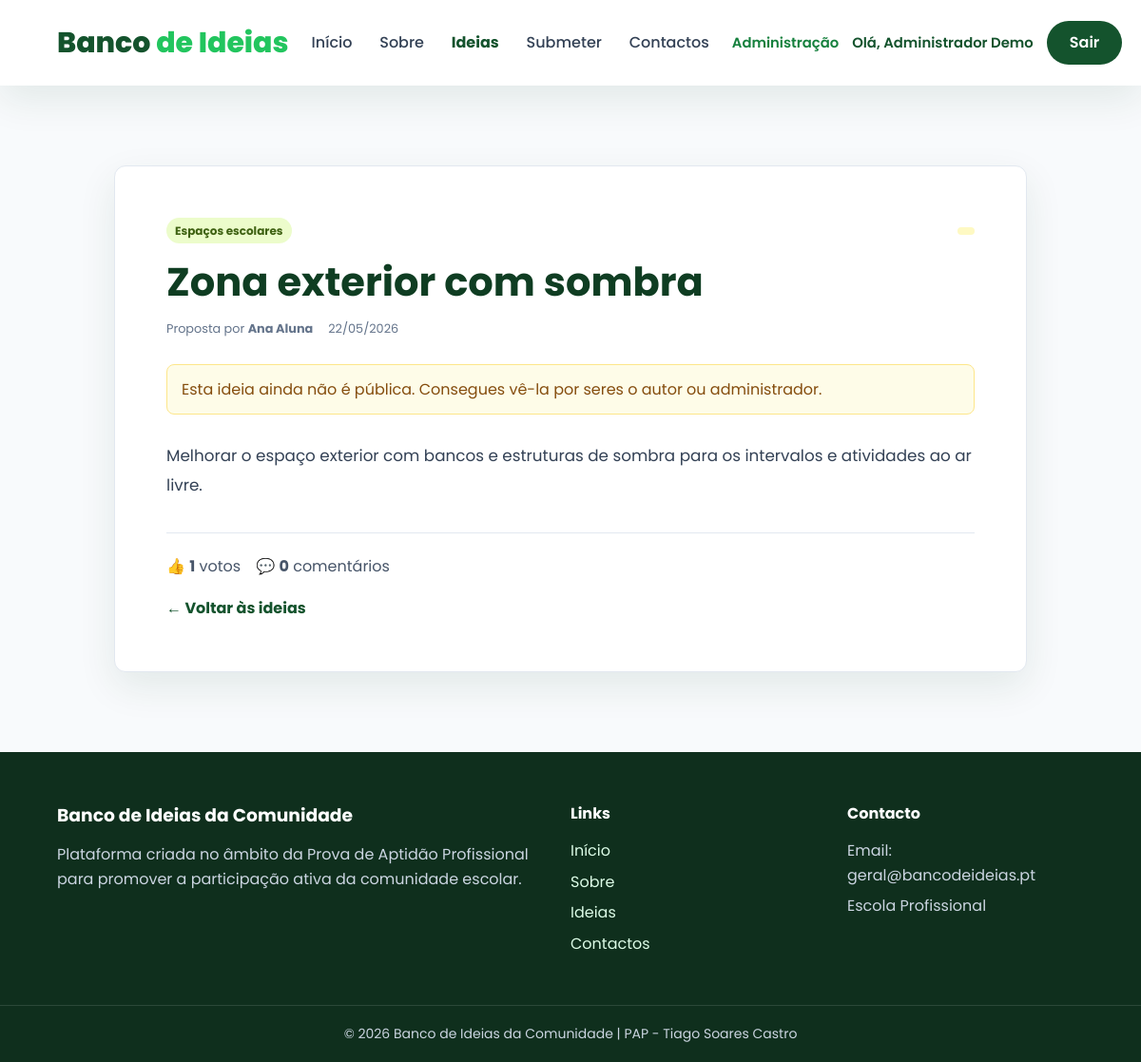
The app's page /ideia.php?id=3 (signed in), older data.
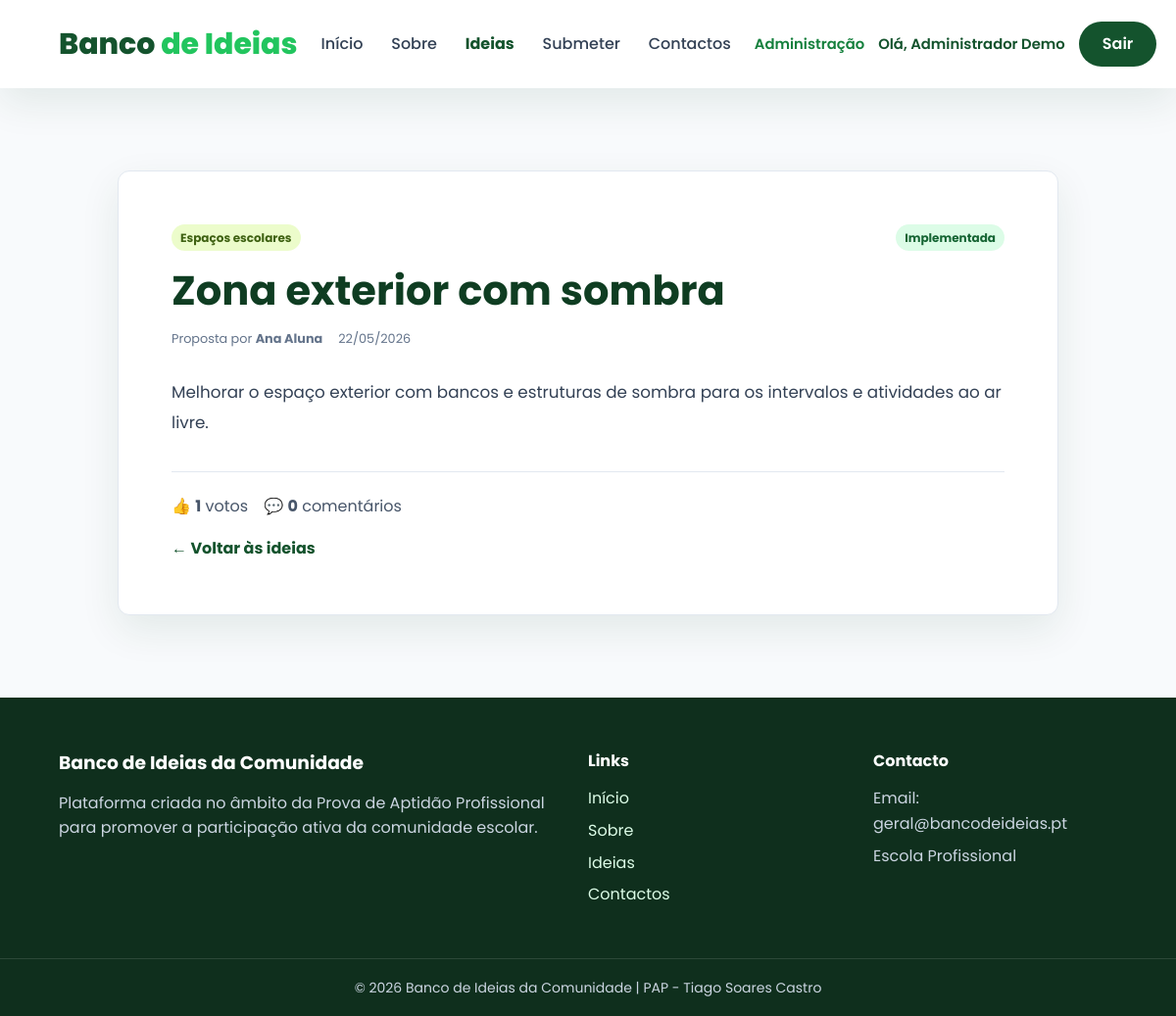
The same page, newer data.
### tables this page shows
CREATE TABLE IF NOT EXISTS ideia (
    id_ideia INT UNSIGNED AUTO_INCREMENT,
    titulo VARCHAR(150) NOT NULL,
    descricao TEXT NOT NULL,
    estado ENUM('Pendente', 'Aprovada', 'Rejeitada', 'Implementada') NOT NULL DEFAULT 'Pendente',
    data_submissao TIMESTAMP NOT NULL DEFAULT CURRENT_TIMESTAMP,
    data_atualizacao TIMESTAMP NOT NULL DEFAULT CURRENT_TIMESTAMP ON UPDATE CURRENT_TIMESTAMP,
    id_utilizador INT UNSIGNED NOT NULL,
    id_categoria INT UNSIGNED NOT NULL,
    CONSTRAINT pk_ideia PRIMARY KEY (id_ideia),
    CONSTRAINT fk_ideia_utilizador FOREIGN KEY (id_utilizador)
        REFERENCES utilizador (id_utilizador)
        ON UPDATE CASCADE ON DELETE RESTRICT,
    CONSTRAINT fk_ideia_categoria FOREIGN KEY (id_categoria)
        REFERENCES categoria (id_categoria)
        ON UPDATE CASCADE ON DELETE RESTRICT,
    INDEX idx_ideia_estado_data (estado, data_submissao),
    INDEX idx_ideia_categoria (id_categoria),
    INDEX idx_ideia_utilizador (id_utilizador)
);

CREATE TABLE IF NOT EXISTS categoria (
    id_categoria INT UNSIGNED AUTO_INCREMENT,
    nome_categoria VARCHAR(100) NOT NULL,
    ativa TINYINT(1) NOT NULL DEFAULT 1,
    data_criacao TIMESTAMP NOT NULL DEFAULT CURRENT_TIMESTAMP,
    data_atualizacao TIMESTAMP NOT NULL DEFAULT CURRENT_TIMESTAMP ON UPDATE CURRENT_TIMESTAMP,
    CONSTRAINT pk_categoria PRIMARY KEY (id_categoria),
    CONSTRAINT uq_categoria_nome UNIQUE (nome_categoria),
    INDEX idx_categoria_ativa (ativa)
);

CREATE TABLE IF NOT EXISTS utilizador (
    id_utilizador INT UNSIGNED AUTO_INCREMENT,
    nome VARCHAR(100) NOT NULL,
    email VARCHAR(191) NOT NULL,
    senha VARCHAR(255) NOT NULL,
    tipo ENUM('aluno', 'professor', 'admin') NOT NULL DEFAULT 'aluno',
    ativo TINYINT(1) NOT NULL DEFAULT 1,
    data_criacao TIMESTAMP NOT NULL DEFAULT CURRENT_TIMESTAMP,
    data_atualizacao TIMESTAMP NOT NULL DEFAULT CURRENT_TIMESTAMP ON UPDATE CURRENT_TIMESTAMP,
    CONSTRAINT pk_utilizador PRIMARY KEY (id_utilizador),
    CONSTRAINT uq_utilizador_email UNIQUE (email),
    INDEX idx_utilizador_tipo_ativo (tipo, ativo)
);

### includes/autenticacao.php (called while the page is built, shortened)
<?php
function urlBase(): string
{
    $diretorio = str_replace("\\", "/", dirname($_SERVER["SCRIPT_NAME"] ?? ""));
    $diretorio = preg_replace("#/admin$#", "", $diretorio);
    return ($diretorio === "/" || $diretorio === ".") ? "" : rtrim($diretorio, "/");
}
function escapar(?string $valor): string
{
    return htmlspecialchars($valor ?? "", ENT_QUOTES, "UTF-8");
}

### ideia.php (the view, shortened to what this page needs)
<?php
require_once __DIR__ . "/includes/autenticacao.php";
require_once __DIR__ . "/includes/ligaBD.php";
$idIdeia = filter_var($_GET["id"] ?? null, FILTER_VALIDATE_INT) ?: 0;
if ($idIdeia <= 0) {
    http_response_code(404);
    $ideia = null;
} else {
    $sql = "SELECT i.id_ideia, i.titulo, i.descricao, i.estado, i.data_submissao,
                   i.data_atualizacao, i.id_utilizador, u.nome AS autor, c.nome_categoria,
                   (SELECT COUNT(*) FROM voto v WHERE v.id_ideia = i.id_ideia) AS total_votos,
                   (SELECT COUNT(*) FROM comentario co WHERE co.id_ideia = i.id_ideia) AS total_comentarios
            FROM ideia i
            JOIN utilizador u ON u.id_utilizador = i.id_utilizador
            JOIN categoria c ON c.id_categoria = i.id_categoria
            WHERE i.id_ideia = ?
            LIMIT 1";
    $stmt = mysqli_prepare($ligacao, $sql);
    $ideia = null;
    if ($stmt) {
        mysqli_stmt_bind_param($stmt, "i", $idIdeia);
        mysqli_stmt_execute($stmt);
        $ideia = mysqli_fetch_assoc(mysqli_stmt_get_result($stmt)) ?: null;
    } else {
        error_log("Erro ao carregar detalhe da ideia: " . mysqli_error($ligacao));
    }
}
include __DIR__ . "/includes/menu.php";
?>
<main class="page">
    <div class="container content-narrow">
        <?php if (!$ideia): ?>
            <div class="empty-state">
                <h1>Ideia não encontrada</h1>
                <p>A ideia não existe ou não está disponível para consulta.</p>
                <a href="<?php echo $baseUrl; ?>/ideias.php" class="btn">Voltar às ideias</a>
            </div>
        <?php else: ?>
            <article class="idea-detail">
                <div class="idea-card-topline">
                    <span class="badge"><?php echo escapar($ideia["nome_categoria"]); ?></span>
                    <span class="badge <?php echo $ideia["estado"] === "Implementada" ? "badge-success" : ($ideia["estado"] === "Aprovada" ? "badge-info" : "badge-warning"); ?>">
                        <?php echo escapar($ideia["estado"]); ?>
                    </span>
                </div>
                <h1><?php echo escapar($ideia["titulo"]); ?></h1>
                <div class="idea-meta">
                    <span>Proposta por <strong><?php echo escapar($ideia["autor"]); ?></strong></span>
                    <time datetime="<?php echo escapar($ideia["data_submissao"]); ?>">
                        <?php echo escapar(date("d/m/Y", strtotime($ideia["data_submissao"]))); ?>
                    </time>
                </div>
                <?php if (!in_array($ideia["estado"], ["Aprovada", "Implementada"], true)): ?>
                    <div class="aviso" role="status">Esta ideia ainda não é pública. Consegues vê-la por seres o autor ou administrador.</div>
                <?php endif; ?>
                <div class="idea-description">
                    <?php echo nl2br(escapar($ideia["descricao"])); ?>
                </div>
                <div class="idea-stats detail-stats" aria-label="Participação na ideia">
                    <span>&#128077; <strong><?php echo (int) $ideia["total_votos"]; ?></strong> votos</span>
                    <span>&#128172; <strong><?php echo (int) $ideia["total_comentarios"]; ?></strong> comentários</span>
                </div>
                <a href="<?php echo $baseUrl; ?>/ideias.php" class="back-link">&larr; Voltar às ideias</a>
            </article>
        <?php endif; ?>
    </div>
</main>
<?php include __DIR__ . "/includes/footer.php"; ?>

Row changes from the older to the newer data that the page shows:
changed ideia "Zona exterior com sombra": estado (not shown) → "Implementada"
Text that changed along with them:
text no longer shown: "Esta ideia ainda não é pública. Consegues vê-la por seres o autor ou administrador."
